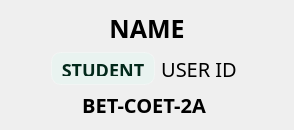
                           <widget class="QFrame" name="frame_19">
                            <property name="maximumSize">
                             <size>
                              <width>16777215</width>
                              <height>500</height>
                             </size>
                            </property>
                            <property name="styleSheet">
                             <string notr="true">background: none;
border: none;</string>
                            </property>
                            <property name="frameShape">
                             <enum>QFrame::StyledPanel</enum>
                            </property>
                            <property name="frameShadow">
                             <enum>QFrame::Raised</enum>
                            </property>
                            <layout class="QGridLayout" name="gridLayout_18">
                             <item row="0" column="0" colspan="2">
                              <widget class="QLabel" name="name_label">
                               <property name="sizePolicy">
                                <sizepolicy hsizetype="Preferred" vsizetype="Fixed">
                                 <horstretch>0</horstretch>
                                 <verstretch>0</verstretch>
                                </sizepolicy>
                               </property>
                               <property name="minimumSize">
                                <size>
                                 <width>0</width>
                                 <height>20</height>
                                </size>
                               </property>
                               <property name="maximumSize">
                                <size>
                                 <width>16777215</width>
                                 <height>35</height>
                                </size>
                               </property>
                               <property name="font">
                                <font>
                                 <family>Poppins,Arial,Helvetica,sans-serif</family>
                                 <pointsize>-1</pointsize>
                                 <weight>99</weight>
                                 <bold>true</bold>
                                </font>
                               </property>
                               <property name="styleSheet">
                                <string notr="true">QLabel {
    background: none;
    color: black;
    font-size: 25px;
    font-weight: 900; /* Extra Bold */
    font-family: &quot;Poppins&quot;, &quot;Arial&quot;, &quot;Helvetica&quot;, sans-serif;
    border: none;
    text-align: center;
}
</string>
                               </property>
                               <property name="text">
                                <string>NAME</string>
                               </property>
                               <property name="alignment">
                                <set>Qt::AlignCenter</set>
                               </property>
                              </widget>
                             </item>
                             <item row="1" column="0">
                              <layout class="QGridLayout" name="gridLayout_25">
                               <item row="0" column="0">
                                <layout class="QGridLayout" name="gridLayout_33">
                                 <item row="0" column="0">
                                  <spacer name="horizontalSpacer_2">
                                   <property name="orientation">
                                    <enum>Qt::Horizontal</enum>
                                   </property>
                                   <property name="sizeHint" stdset="0">
                                    <size>
                                     <width>40</width>
                                     <height>20</height>
                                    </size>
                                   </property>
                                  </spacer>
                                 </item>
                                 <item row="0" column="1">
                                  <widget class="QFrame" name="frame_56">
                                   <property name="sizePolicy">
                                    <sizepolicy hsizetype="Preferred" vsizetype="Fixed">
                                     <horstretch>0</horstretch>
                                     <verstretch>0</verstretch>
                                    </sizepolicy>
                                   </property>
                                   <property name="minimumSize">
                                    <size>
                                     <width>0</width>
                                     <height>0</height>
                                    </size>
                                   </property>
                                   <property name="maximumSize">
                                    <size>
                                     <width>120</width>
                                     <height>100</height>
                                    </size>
                                   </property>
                                   <property name="styleSheet">
                                    <string notr="true">QFrame {
    background-color: #E9F3F0;
    border: 1px solid rgba(255, 255, 255, 0.3); /* Subtle border */
    border-radius: 10px;
    backdrop-filter: blur(15px); /* Blur effect */
}
</string>
                                   </property>
                                   <property name="frameShape">
                                    <enum>QFrame::StyledPanel</enum>
                                   </property>
                                   <property name="frameShadow">
                                    <enum>QFrame::Raised</enum>
                                   </property>
                                   <layout class="QGridLayout" name="gridLayout_59">
                                    <item row="1" column="0">
                                     <widget class="QLabel" name="label_65">
                                      <property name="sizePolicy">
                                       <sizepolicy hsizetype="Preferred" vsizetype="Fixed">
                                        <horstretch>0</horstretch>
                                        <verstretch>0</verstretch>
                                       </sizepolicy>
                                      </property>
                                      <property name="minimumSize">
                                       <size>
                                        <width>0</width>
                                        <height>13</height>
                                       </size>
                                      </property>
                                      <property name="maximumSize">
                                       <size>
                                        <width>16777215</width>
                                        <height>10</height>
                                       </size>
                                      </property>
                                      <property name="font">
                                       <font>
                                        <family>Poppins,Arial,Helvetica,sans-serif</family>
                                        <pointsize>-1</pointsize>
                                        <weight>99</weight>
                                        <bold>true</bold>
                                       </font>
                                      </property>
                                      <property name="styleSheet">
                                       <string notr="true">QLabel {
    background: none;
    color: #02281A;
    font-size: 18px;
    font-weight: 900; /* Extra Bold */
    font-family: &quot;Poppins&quot;, &quot;Arial&quot;, &quot;Helvetica&quot;, sans-serif;
    border: none;
    text-align: center;
}</string>
                                      </property>
                                      <property name="text">
                                       <string>STUDENT</string>
                                      </property>
                                      <property name="alignment">
                                       <set>Qt::AlignCenter</set>
                                      </property>
                                     </widget>
                                    </item>
                                   </layout>
                                  </widget>
                                 </item>
                                 <item row="0" column="3">
                                  <spacer name="horizontalSpacer_5">
                                   <property name="orientation">
                                    <enum>Qt::Horizontal</enum>
                                   </property>
                                   <property name="sizeHint" stdset="0">
                                    <size>
                                     <width>40</width>
                                     <height>20</height>
                                    </size>
                                   </property>
                                  </spacer>
                                 </item>
                                 <item row="0" column="2">
                                  <widget class="QLabel" name="user_id_label">
                                   <property name="enabled">
                                    <bool>true</bool>
                                   </property>
                                   <property name="sizePolicy">
                                    <sizepolicy hsizetype="Preferred" vsizetype="Fixed">
                                     <horstretch>0</horstretch>
                                     <verstretch>0</verstretch>
                                    </sizepolicy>
                                   </property>
                                   <property name="minimumSize">
                                    <size>
                                     <width>0</width>
                                     <height>20</height>
                                    </size>
                                   </property>
                                   <property name="maximumSize">
                                    <size>
                                     <width>16777215</width>
                                     <height>35</height>
                                    </size>
                                   </property>
                                   <property name="font">
                                    <font>
                                     <family>Poppins,Arial,Helvetica,sans-serif</family>
                                     <pointsize>-1</pointsize>
                                    </font>
                                   </property>
                                   <property name="styleSheet">
                                    <string notr="true">QLabel {
    background: none;
    color: black;
    font-size: 20px;
    font-family: &quot;Poppins&quot;, &quot;Arial&quot;, &quot;Helvetica&quot;, sans-serif;
    border: none;
    text-align: center;
}
</string>
                                   </property>
                                   <property name="text">
                                    <string>USER ID</string>
                                   </property>
                                   <property name="alignment">
                                    <set>Qt::AlignCenter</set>
                                   </property>
                                  </widget>
                                 </item>
                                </layout>
                               </item>
                               <item row="1" column="0">
                                <layout class="QGridLayout" name="gridLayout_34">
                                 <item row="0" column="0">
                                  <spacer name="horizontalSpacer_15">
                                   <property name="orientation">
                                    <enum>Qt::Horizontal</enum>
                                   </property>
                                   <property name="sizeHint" stdset="0">
                                    <size>
                                     <width>40</width>
                                     <height>20</height>
                                    </size>
                                   </property>
                                  </spacer>
                                 </item>
                                 <item row="0" column="1">
                                  <widget class="QLabel" name="label_64">
                                   <property name="sizePolicy">
                                    <sizepolicy hsizetype="Preferred" vsizetype="Fixed">
                                     <horstretch>0</horstretch>
                                     <verstretch>0</verstretch>
                                    </sizepolicy>
                                   </property>
                                   <property name="minimumSize">
                                    <size>
                                     <width>0</width>
                                     <height>20</height>
                                    </size>
                                   </property>
                                   <property name="maximumSize">
                                    <size>
                                     <width>16777215</width>
                                     <height>35</height>
                                    </size>
                                   </property>
                                   <property name="font">
                                    <font>
                                     <family>Poppins,Arial,Helvetica,sans-serif</family>
                                     <pointsize>-1</pointsize>
                                     <weight>75</weight>
                                     <bold>true</bold>
                                    </font>
                                   </property>
                                   <property name="styleSheet">
                                    <string notr="true">QLabel {
    background: none;
    color: black;
    font-size: 20px;
    font-family: &quot;Poppins&quot;, &quot;Arial&quot;, &quot;Helvetica&quot;, sans-serif;
    border: none;
    text-align: center;
	font-weight: bold;
}
</string>
                                   </property>
                                   <property name="text">
                                    <string>BET-COET-2A</string>
                                   </property>
                                   <property name="alignment">
                                    <set>Qt::AlignCenter</set>
                                   </property>
                                  </widget>
                                 </item>
                                 <item row="0" column="2">
                                  <spacer name="horizontalSpacer_21">
                                   <property name="orientation">
                                    <enum>Qt::Horizontal</enum>
                                   </property>
                                   <property name="sizeHint" stdset="0">
                                    <size>
                                     <width>40</width>
                                     <height>20</height>
                                    </size>
                                   </property>
                                  </spacer>
                                 </item>
                                </layout>
                               </item>
                              </layout>
                             </item>
                            </layout>
                           </widget>
